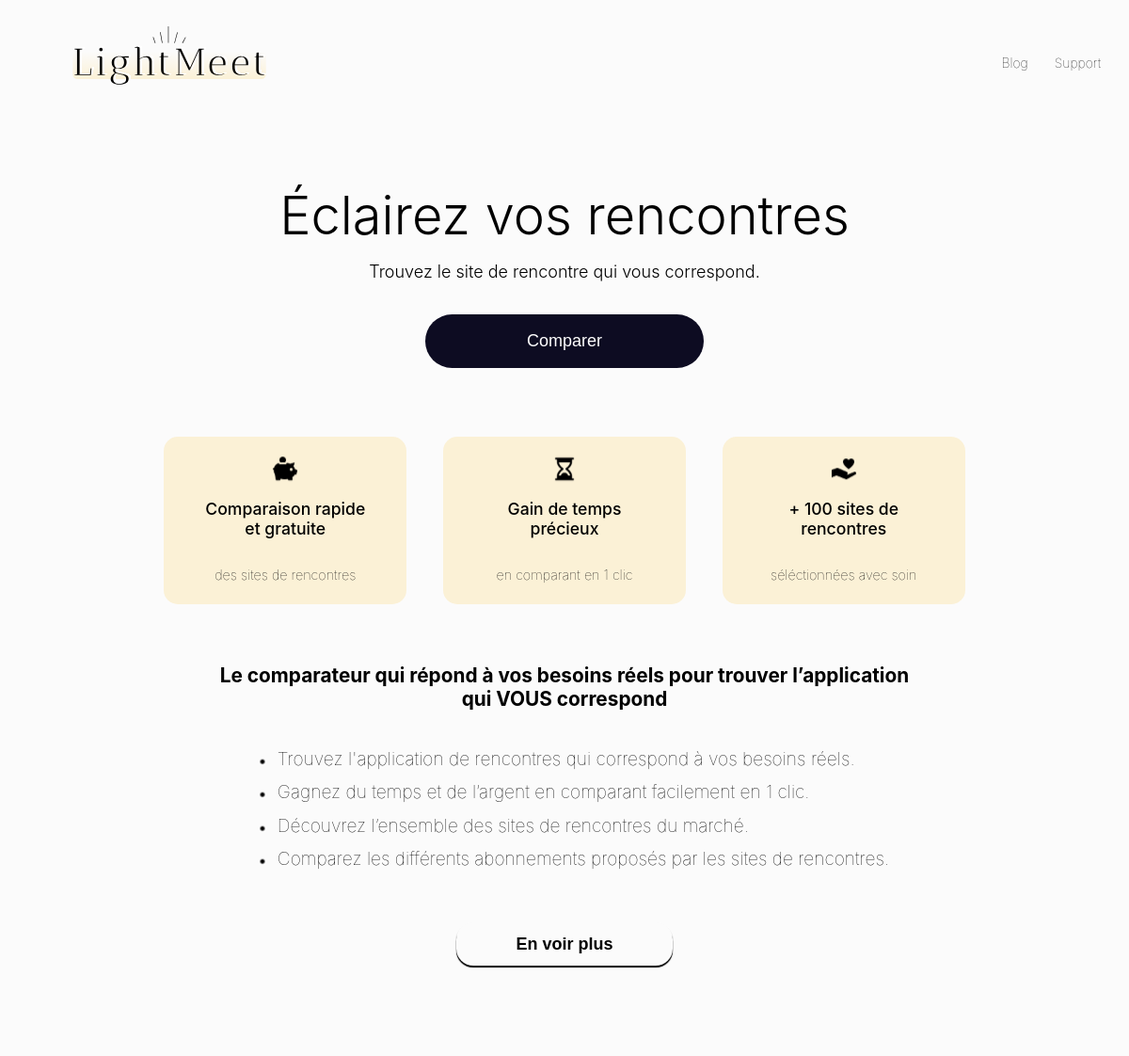
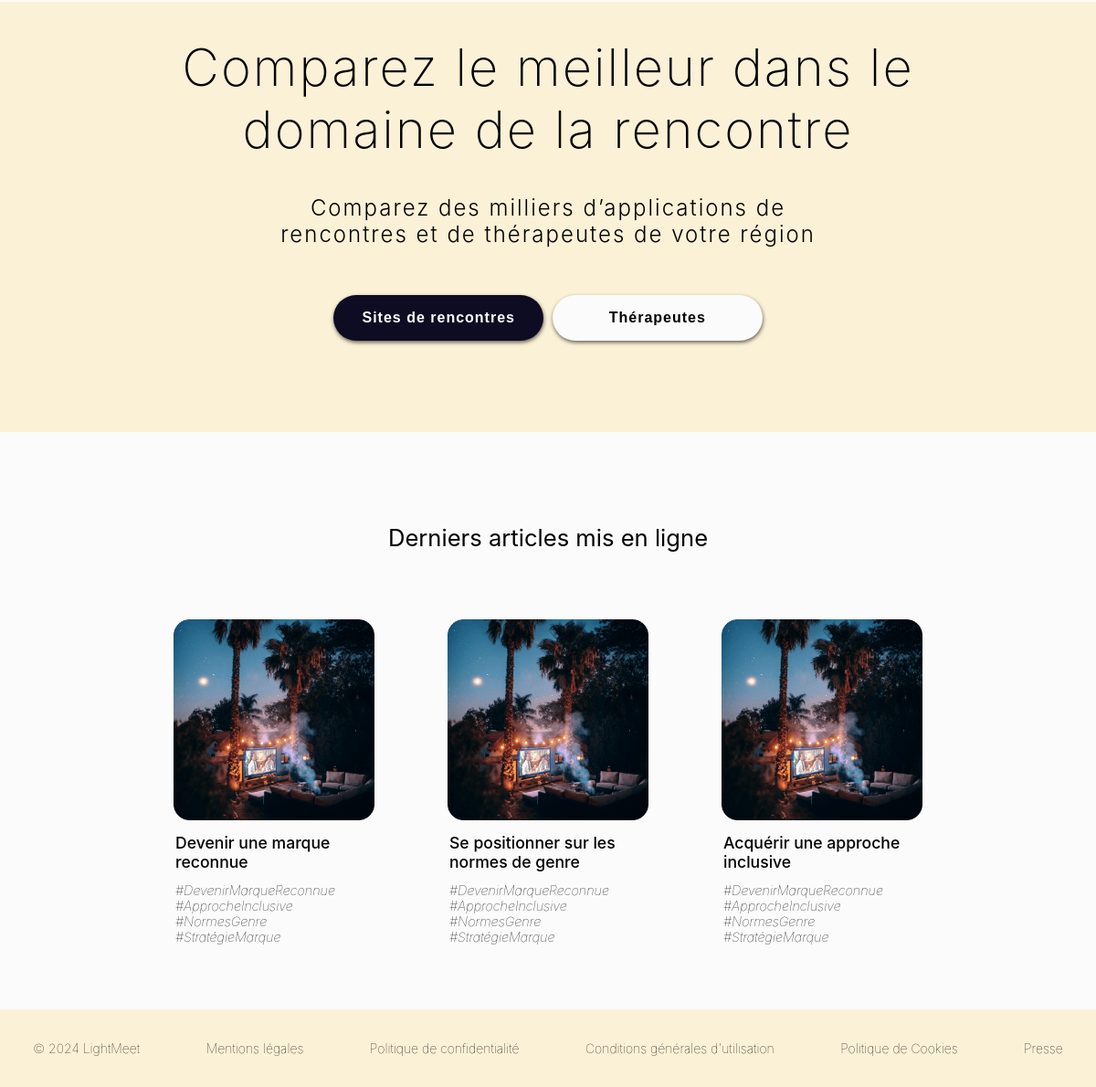
The page / on the database its author committed (2 pictures, top to bottom).
### posts/models.py (models this page shows, shortened)
class BlogPost(models.Model):
    image = models.FileField(upload_to='images_blog/',default='')
    title = models.CharField(max_length=255,unique=True,verbose_name="Titre")
    slug = models.SlugField(max_length=255,unique=True,blank=True)
    author = models.ForeignKey(User,on_delete=models.SET_NULL,null=True,blank=True)
    last_updated = models.DateTimeField(auto_now=True)
    created_on = models.DateField(blank=True,null=True)
    published = models.BooleanField(default=False,verbose_name="Publié")
    content = models.TextField(blank=True,verbose_name="Contenu")
    description = models.TextField(verbose_name="Description")
    class Meta:
        verbose_name = "Notre Article"
        verbose_name_plural = "Nos Articles"
        ordering=["-created_on"]

### partner_meet/views.py (the view)
# urls.py: path('', Home.as_view(), name="Home"),
class Home(TemplateView):
    model = Lightener
    template_name = 'partner_meet/Home.html'
    def get_context_data(self, **kwargs):
        context = super().get_context_data(**kwargs)
        posts = BlogPost.objects.all()
        context['posts'] = posts  # Ajouter les objets au contexte
        return context

### partner_meet/templates/partner_meet/Home.html (shortened to what this page needs)
{% extends 'partner_meet/base_Partner_meet.html' %}
{% load static %}
{% block css %}
<link rel="stylesheet" href="{% static 'partner_meet/css/style_2.css' %}">
{{ block.super }}
<link rel="stylesheet" href="{% static 'partner_meet/css/style_base.css' %}">
{% endblock %}
{% block section %}
<h1 class="Title">Éclairez vos rencontres</h1>
<h2 class="SubTitle">Trouvez le site de rencontre qui vous correspond.</h2>
<a href="{% url 'recherche_home' %}">
    <button class="call-to-action call-to-action-comparer">Comparer</button>
</a>
<div class="boxes">
    <div class="box">
        <div class="iconBox">
        </div>
        <h3>Comparaison rapide et gratuite</h3>
        <p class="InfoBox">des sites de rencontres</p>
    </div>
    <div class="box">
        <div class="iconBox">
        </div>
        <h3>Gain de temps précieux</h3>
        <p class="InfoBox">en comparant en 1 clic </p>
    </div>
    <div class="box">
        <div class="iconBox">
        </div>
        <h3>+ 100 sites de rencontres</h3>
        <p class="InfoBox">séléctionnées avec soin</p>
    </div>
</div>
<div class="containerListing">
    <h2 class="titleList">Le comparateur qui répond à vos besoins réels pour trouver l’application qui
        <strong>VOUS</strong> correspond
    </h2>
    <ul class="listComparateur">
        <li >Trouvez l'application de rencontres qui correspond à vos besoins réels.</li>
        <li>Gagnez du temps et de l’argent en comparant facilement en 1 clic.</li>
        <li>Découvrez l’ensemble des sites de rencontres du marché.</li>
        <li>Comparez les différents abonnements proposés par les sites de rencontres.</li>
    </ul>
    <button class="buttonInfoComparateur"> En voir plus </button>
</div>
<div class="call-to-action-container">
    <div class="callToActionTitle">
        <h1>Comparez le meilleur dans le </br>domaine de la rencontre</h1>
        <p>Comparez des milliers d’applications de rencontres et de thérapeutes de votre région</p>
    </div>
        <div class="callToActionSite">
            <a href="{% url 'recherche_home' %}">
                <button class="callToAction call-to-action-comparer">Sites de rencontres</button>
            </a>
            <a href="{% url 'Home' %}">
                <button class="callToAction buttonWhite call-to-action-comparer">Thérapeutes</button>
            </a>
        </div>
</div>
<h2 class="TitleImgSite">Derniers articles mis en ligne</h2>
<div class="boxesContainer">
    {% for post in posts %}
        <div class="boxSite">
            <div class="image-container">
                <img src="{% static 'posts/Logos/2.png' %}" class="imageSite" alt="Lightmeet Blog">
            </div>
            <p class="TextImgSitePresentation"> {{ post.title }}</p>
            <p class="TextImgSitePresentationHtag"> <em> #DevenirMarqueReconnue #ApprocheInclusive #NormesGenre #StratégieMarque  </em>
            </p>
        </div>
    {% endfor %}
</div>
        {% endblock %}

### partner_meet/static/partner_meet/css/style_2.css (style rules this page uses)
body { background: #FBFBFB; font-family: '-apple-system', 'BlinkMacSystemFont', 'Segoe UI', Roboto, Oxygen, Ubuntu, Cantarell, 'Open Sans', 'Helvetica Neue', sans-serif; font-weight: 100; color: black; transition: all 2s ease; }
.Title, .SubTitle { transition: all 1s ease; font-size: 3.5em; font-style: thin; font-weight: 300; }
.Title { font-size: 3.5em; font-style: thin; font-weight: 300; margin: 1.5em 0em 0em 0em; font-family: '-apple-system', 'BlinkMacSystemFont', 'Segoe UI', 'Roboto', Oxygen, Ubuntu, Cantarell, 'Open Sans', 'Helvetica Neue', sans-serif; }
.SubTitle { padding: -20px 0px 0px 0px; font-size: 18px; font-style: normal; }
.call-to-action-container { background-color: #FBF1D6; padding: 0px; margin-bottom: 3em; padding-bottom: 5em; width: 100%; margin-top: 2em; }
.call-to-action { background-color: #0D0C22; border-radius: 40px; padding: 1em 6em 1em 6em; margin: 20px 0; border: none; cursor: pointer; color: white; font-size: 18px; }
.boxes { display: flex; justify-content: space-evenly; margin-top: 3em; }
.box { background-color: #FBF1D6; width: 220px; height: 140px; margin: 5px 1.2em 5px 1.2em; gap: 1em; padding: 1.2em; border-radius: 15px; display: flex; flex-direction: column; align-items: center; text-align: center; justify-content: flex-start; }
h3 { margin: 0px; font-size: 1.1em; width: 180px; font-weight: 500; }
.titleList { width: 80%; font-size: 1.3em; text-align: center; margin-top: 2em; }
.callToActionTitle { display: flex; justify-content: center; flex-direction: column; align-items: center; }
.iconBox { width: 30px; height: 31px; }
.InfoBox { font-size: 0.9em; margin: 0em; margin-top: 1em; }
.listComparateur { margin-bottom: 2em; }
.listComparateur li { font-size: 1.2em; padding: 0.3em; list-style-image: url("../Logos/Puces.png"); }
.containerListing { display: flex; flex-direction: column; align-items: center; margin-bottom: 3em; margin-top: 1em; }
.buttonInfoComparateur { background-color: #FBFBFB; box-shadow: 0px 2px 1px 0.1px #000000; border: none; border-radius: 1em; font-weight: bold; font-size: 18px; padding: 0.7em 3.5em 0.7em 3.5em; margin: 1em; color: black; }
.callToActionTitle h1 { max-width: 55%; letter-spacing: 2px; font-size: 3.5em; font-weight: 200; text-align: center; }
.callToActionTitle p { width: 35%; letter-spacing: 2px; font-size: 1.5em; font-weight: 300; text-align: center; margin: 0; }
.callToActionSite { display: flex; justify-content: center; gap: 0.6em; margin-top: 2em; }
.callToAction { background-color: #0D0C22; border-radius: 40px; width: 230px; padding: 1em 1em 1em 1em; letter-spacing: 1px; box-shadow: 0.5px 2px 4px 0.001px #0000009b; margin: 20px 0; border: none; font-weight: bold; color: white; font-size: 16px; }
.buttonWhite { background-color: #FBFBFB; color: #000000; }
.boxesContainer { display: flex; justify-content: space-evenly; margin: 1em; margin-top: 2em; margin-bottom: 3em; gap: 1em; }
.boxSite { padding: 1em; background-color: none; border-radius: 15px; display: flex; flex-direction: column; width: 220px; text-align: center; justify-content: flex-start; margin: 5px 1em 5px 1em; }
.imageSite { width: 80%; width: 100%; }
.TextImgSitePresentation { text-align: left; font-size: 1.1em; margin: 10px; margin-left: 2px; font-weight: 500; }
.TextImgSitePresentationHtag { text-align: left; margin: 2px; font-size: 0.9em; margin-left: 2px; }
.TitleImgSite { font-size: 1.6em; font-weight: 400; margin-top: 2em; }
@media (max-width: 1562px) { .callToActionTitle h1 { max-width: 70%; } }
@media (max-width: 1562px) { .callToActionTitle p { width: 55%; } }

### partner_meet/static/partner_meet/css/style_base.css (style rules this page uses)
.container { position: relative; display: flex; justify-content: center; flex-direction: column; align-items: center; }
body { background-color: #FBFBFB; font-family: '-apple-system', 'BlinkMacSystemFont', 'Segoe UI', Roboto, Oxygen, Ubuntu, Cantarell, 'Open Sans', 'Helvetica Neue', sans-serif; font-weight: 100; transition: all 2s ease; background-repeat: no-repeat; background-size: cover; margin: 0; }

### rows shown on the page
BlogPost: title "Devenir une marque reconnue"
BlogPost: title "Se positionner sur les normes de genre"
BlogPost: title "Acquérir une approche inclusive"
